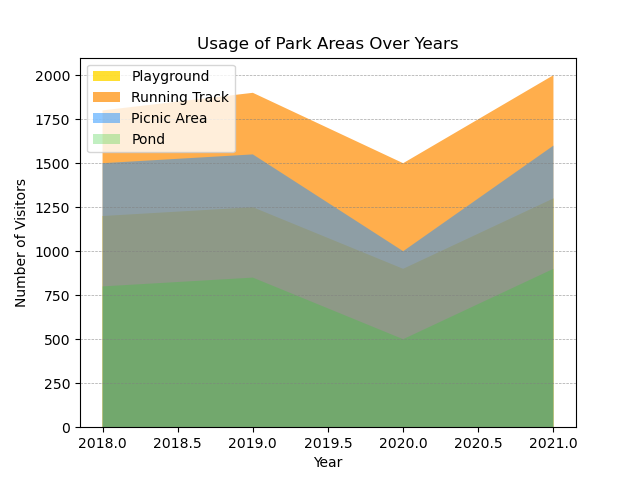

Write the Python code that produced this figure.

import matplotlib.pyplot as plt

# Data provided
data = [
    {'Year': 2018, 'Playground': 1200, 'Running Track': 1800, 'Picnic Area': 1500, 'Pond': 800},
    {'Year': 2019, 'Playground': 1250, 'Running Track': 1900, 'Picnic Area': 1550, 'Pond': 850},
    {'Year': 2020, 'Playground': 900, 'Running Track': 1500, 'Picnic Area': 1000, 'Pond': 500},
    {'Year': 2021, 'Playground': 1300, 'Running Track': 2000, 'Picnic Area': 1600, 'Pond': 900}
]

# Extracting the data
years = [item['Year'] for item in data]
playground_values = [item['Playground'] for item in data]
running_track_values = [item['Running Track'] for item in data]
picnic_area_values = [item['Picnic Area'] for item in data]
pond_values = [item['Pond'] for item in data]

# Plotting the stacked area chart
fig, ax = plt.subplots()

ax.stackplot(years, playground_values, labels=['Playground'], colors=['#FFD700'], alpha=0.8)
ax.stackplot(years, running_track_values, labels=['Running Track'], colors=['#FF8C00'], alpha=0.7)
ax.stackplot(years, picnic_area_values, labels=['Picnic Area'], colors=['#1E90FF'], alpha=0.5)
ax.stackplot(years, pond_values, labels=['Pond'], colors=['#32CD32'], alpha=0.3)

# Adding title and labels
plt.title('Usage of Park Areas Over Years')
plt.xlabel('Year')
plt.ylabel('Number of Visitors')

# Adding legend
plt.legend(loc='upper left')

# Adding grid
plt.grid(axis='y', color='gray', linestyle='--', linewidth=0.5, alpha=0.7)

# Show plot
plt.show()
